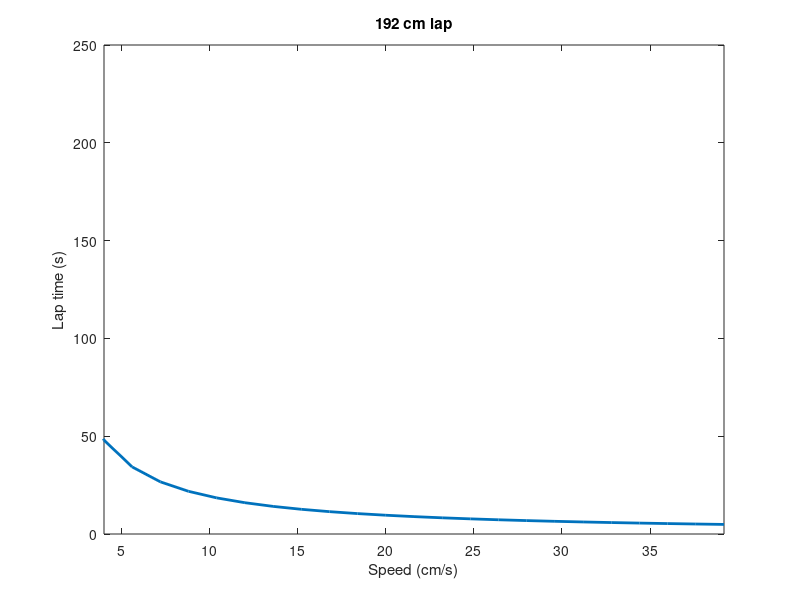
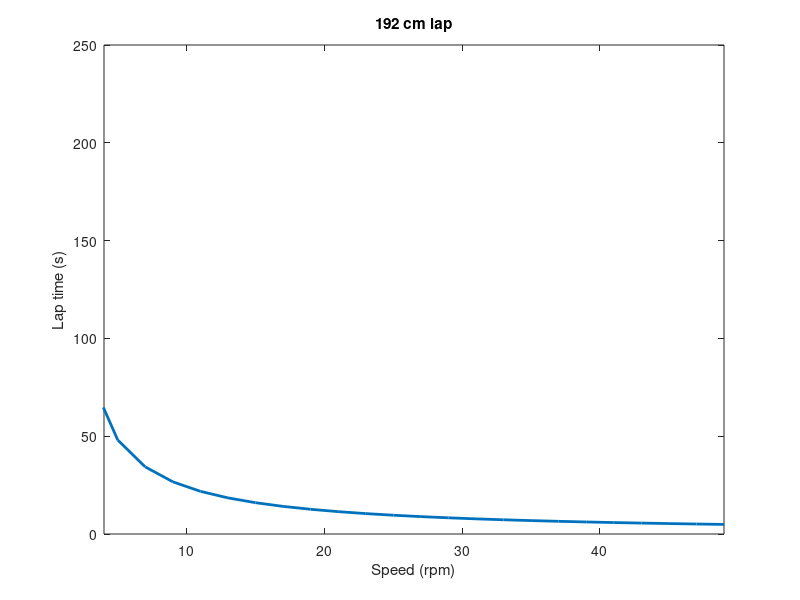

These figures' MATLAB source, in order:
%% rpm and speed

lap_length=256; % squares
rot_squares=64; % rotation_squares
rot_cm=48; %cm, 48cm x 4
lap_cm=192;

% speed
rpm=1:2:50;
cmps= rot_cm/60;%cmps m, 
cm=rpm*cmps;

t_lap=repmat(lap_cm,length(cm),1)'./cm; % time per lap


% cmps
figure;plot(cm, t_lap,'LineWidth',2);
xlabel('Speed (cm/s)');
ylabel('Lap time (s)');
title('192 cm lap');
set(gca,'XLim',[4 max(cm)]);

% 
figure;plot(rpm, t_lap,'LineWidth',2);
xlabel('Speed (rpm)');
ylabel('Lap time (s)');
title('192 cm lap');

set(gca,'XLim',[4 max(rpm)]);







 